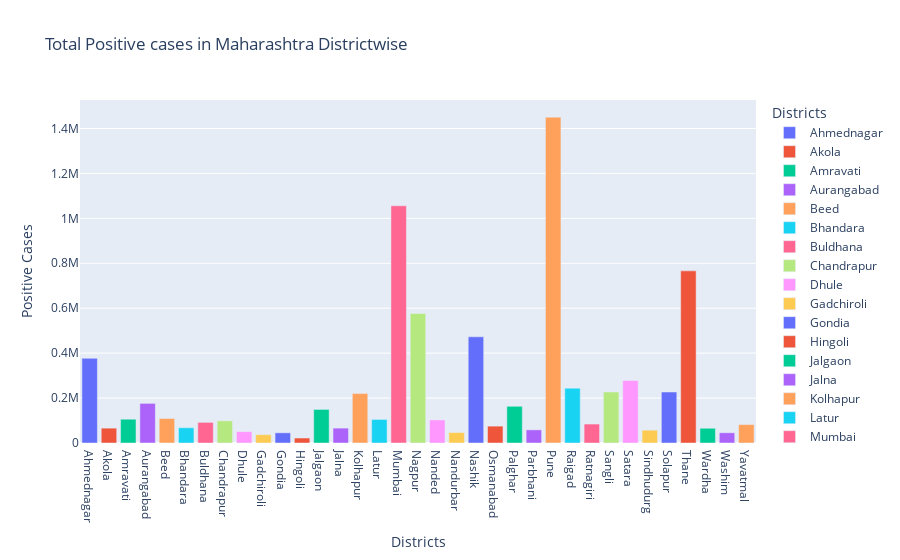

Notebook cell for this chart:
### Markdown cell above
**Total Positive cases in Maharashtra Districtwise**

### Code cell
fig=px.bar(dataframe,x="Districts",y="Positive Cases",title="Total Positive cases in Maharashtra Districtwise",color='Districts')
fig.show()

### Figure 1 — Plotly figure (JSON) as saved in the notebook; plotly's stock layout.template omitted (floating-point values rounded to 4 significant figures)
{"data": [{"alignmentgroup": "True", "hovertemplate": "Districts=%{x}<br>Positive Cases=%{y}<extra></extra>", "legendgroup": "Ahmednagar", "marker": {"color": "#636efa", "pattern": {"shape": ""}}, "name": "Ahmednagar", "offsetgroup": "Ahmednagar", "orientation": "v", "showlegend": true, "textposition": "auto", "type": "bar", "x": ["Ahmednagar"], "xaxis": "x", "y": [376964], "yaxis": "y"}, {"alignmentgroup": "True", "hovertemplate": "Districts=%{x}<br>Positive Cases=%{y}<extra></extra>", "legendgroup": "Akola", "marker": {"color": "#EF553B", "pattern": {"shape": ""}}, "name": "Akola", "offsetgroup": "Akola", "orientation": "v", "showlegend": true, "textposition": "auto", "type": "bar", "x": ["Akola"], "xaxis": "x", "y": [66135], "yaxis": "y"}, {"alignmentgroup": "True", "hovertemplate": "Districts=%{x}<br>Positive Cases=%{y}<extra></extra>", "legendgroup": "Amravati", "marker": {"color": "#00cc96", "pattern": {"shape": ""}}, "name": "Amravati", "offsetgroup": "Amravati", "orientation": "v", "showlegend": true, "textposition": "auto", "type": "bar", "x": ["Amravati"], "xaxis": "x", "y": [105909], "yaxis": "y"}, {"alignmentgroup": "True", "hovertemplate": "Districts=%{x}<br>Positive Cases=%{y}<extra></extra>", "legendgroup": "Aurangabad", "marker": {"color": "#ab63fa", "pattern": {"shape": ""}}, "name": "Aurangabad", "offsetgroup": "Aurangabad", "orientation": "v", "showlegend": true, "textposition": "auto", "type": "bar", "x": ["Aurangabad"], "xaxis": "x", "y": [176264], "yaxis": "y"}, {"alignmentgroup": "True", "hovertemplate": "Districts=%{x}<br>Positive Cases=%{y}<extra></extra>", "legendgroup": "Beed", "marker": {"color": "#FFA15A", "pattern": {"shape": ""}}, "name": "Beed", "offsetgroup": "Beed", "orientation": "v", "showlegend": true, "textposition": "auto", "type": "bar", "x": ["Beed"], "xaxis": "x", "y": [109067], "yaxis": "y"}, {"alignmentgroup": "True", "hovertemplate": "Districts=%{x}<br>Positive Cases=%{y}<extra></extra>", "legendgroup": "Bhandara", "marker": {"color": "#19d3f3", "pattern": {"shape": ""}}, "name": "Bhandara", "offsetgroup": "Bhandara", "orientation": "v", "showlegend": true, "textposition": "auto", "type": "bar", "x": ["Bhandara"], "xaxis": "x", "y": [67919], "yaxis": "y"}, {"alignmentgroup": "True", "hovertemplate": "Districts=%{x}<br>Positive Cases=%{y}<extra></extra>", "legendgroup": "Buldhana", "marker": {"color": "#FF6692", "pattern": {"shape": ""}}, "name": "Buldhana", "offsetgroup": "Buldhana", "orientation": "v", "showlegend": true, "textposition": "auto", "type": "bar", "x": ["Buldhana"], "xaxis": "x", "y": [91792], "yaxis": "y"}, {"alignmentgroup": "True", "hovertemplate": "Districts=%{x}<br>Positive Cases=%{y}<extra></extra>", "legendgroup": "Chandrapur", "marker": {"color": "#B6E880", "pattern": {"shape": ""}}, "name": "Chandrapur", "offsetgroup": "Chandrapur", "orientation": "v", "showlegend": true, "textposition": "auto", "type": "bar", "x": ["Chandrapur"], "xaxis": "x", "y": [98793], "yaxis": "y"}, {"alignmentgroup": "True", "hovertemplate": "Districts=%{x}<br>Positive Cases=%{y}<extra></extra>", "legendgroup": "Dhule", "marker": {"color": "#FF97FF", "pattern": {"shape": ""}}, "name": "Dhule", "offsetgroup": "Dhule", "orientation": "v", "showlegend": true, "textposition": "auto", "type": "bar", "x": ["Dhule"], "xaxis": "x", "y": [50637], "yaxis": "y"}, {"alignmentgroup": "True", "hovertemplate": "Districts=%{x}<br>Positive Cases=%{y}<extra></extra>", "legendgroup": "Gadchiroli", "marker": {"color": "#FECB52", "pattern": {"shape": ""}}, "name": "Gadchiroli", "offsetgroup": "Gadchiroli", "orientation": "v", "showlegend": true, "textposition": "auto", "type": "bar", "x": ["Gadchiroli"], "xaxis": "x", "y": [36929], "yaxis": "y"}, {"alignmentgroup": "True", "hovertemplate": "Districts=%{x}<br>Positive Cases=%{y}<extra></extra>", "legendgroup": "Gondia", "marker": {"color": "#636efa", "pattern": {"shape": ""}}, "name": "Gondia", "offsetgroup": "Gondia", "orientation": "v", "showlegend": true, "textposition": "auto", "type": "bar", "x": ["Gondia"], "xaxis": "x", "y": [45387], "yaxis": "y"}, {"alignmentgroup": "True", "hovertemplate": "Districts=%{x}<br>Positive Cases=%{y}<extra></extra>", "legendgroup": "Hingoli", "marker": {"color": "#EF553B", "pattern": {"shape": ""}}, "name": "Hingoli", "offsetgroup": "Hingoli", "orientation": "v", "showlegend": true, "textposition": "auto", "type": "bar", "x": ["Hingoli"], "xaxis": "x", "y": [22164], "yaxis": "y"}, {"alignmentgroup": "True", "hovertemplate": "Districts=%{x}<br>Positive Cases=%{y}<extra></extra>", "legendgroup": "Jalgaon", "marker": {"color": "#00cc96", "pattern": {"shape": ""}}, "name": "Jalgaon", "offsetgroup": "Jalgaon", "orientation": "v", "showlegend": true, "textposition": "auto", "type": "bar", "x": ["Jalgaon"], "xaxis": "x", "y": [149454], "yaxis": "y"}, {"alignmentgroup": "True", "hovertemplate": "Districts=%{x}<br>Positive Cases=%{y}<extra></extra>", "legendgroup": "Jalna", "marker": {"color": "#ab63fa", "pattern": {"shape": ""}}, "name": "Jalna", "offsetgroup": "Jalna", "orientation": "v", "showlegend": true, "textposition": "auto", "type": "bar", "x": ["Jalna"], "xaxis": "x", "y": [66296], "yaxis": "y"}, {"alignmentgroup": "True", "hovertemplate": "Districts=%{x}<br>Positive Cases=%{y}<extra></extra>", "legendgroup": "Kolhapur", "marker": {"color": "#FFA15A", "pattern": {"shape": ""}}, "name": "Kolhapur", "offsetgroup": "Kolhapur", "orientation": "v", "showlegend": true, "textposition": "auto", "type": "bar", "x": ["Kolhapur"], "xaxis": "x", "y": [220400], "yaxis": "y"}, {"alignmentgroup": "True", "hovertemplate": "Districts=%{x}<br>Positive Cases=%{y}<extra></extra>", "legendgroup": "Latur", "marker": {"color": "#19d3f3", "pattern": {"shape": ""}}, "name": "Latur", "offsetgroup": "Latur", "orientation": "v", "showlegend": true, "textposition": "auto", "type": "bar", "x": ["Latur"], "xaxis": "x", "y": [104879], "yaxis": "y"}, {"alignmentgroup": "True", "hovertemplate": "Districts=%{x}<br>Positive Cases=%{y}<extra></extra>", "legendgroup": "Mumbai", "marker": {"color": "#FF6692", "pattern": {"shape": ""}}, "name": "Mumbai", "offsetgroup": "Mumbai", "orientation": "v", "showlegend": true, "textposition": "auto", "type": "bar", "x": ["Mumbai"], "xaxis": "x", "y": [1055811], "yaxis": "y"}, {"alignmentgroup": "True", "hovertemplate": "Districts=%{x}<br>Positive Cases=%{y}<extra></extra>", "legendgroup": "Nagpur", "marker": {"color": "#B6E880", "pattern": {"shape": ""}}, "name": "Nagpur", "offsetgroup": "Nagpur", "orientation": "v", "showlegend": true, "textposition": "auto", "type": "bar", "x": ["Nagpur"], "xaxis": "x", "y": [576191], "yaxis": "y"}, {"alignmentgroup": "True", "hovertemplate": "Districts=%{x}<br>Positive Cases=%{y}<extra></extra>", "legendgroup": "Nanded", "marker": {"color": "#FF97FF", "pattern": {"shape": ""}}, "name": "Nanded", "offsetgroup": "Nanded", "orientation": "v", "showlegend": true, "textposition": "auto", "type": "bar", "x": ["Nanded"], "xaxis": "x", "y": [102626], "yaxis": "y"}, {"alignmentgroup": "True", "hovertemplate": "Districts=%{x}<br>Positive Cases=%{y}<extra></extra>", "legendgroup": "Nandurbar", "marker": {"color": "#FECB52", "pattern": {"shape": ""}}, "name": "Nandurbar", "offsetgroup": "Nandurbar", "orientation": "v", "showlegend": true, "textposition": "auto", "type": "bar", "x": ["Nandurbar"], "xaxis": "x", "y": [46590], "yaxis": "y"}, {"alignmentgroup": "True", "hovertemplate": "Districts=%{x}<br>Positive Cases=%{y}<extra></extra>", "legendgroup": "Nashik", "marker": {"color": "#636efa", "pattern": {"shape": ""}}, "name": "Nashik", "offsetgroup": "Nashik", "orientation": "v", "showlegend": true, "textposition": "auto", "type": "bar", "x": ["Nashik"], "xaxis": "x", "y": [472611], "yaxis": "y"}, {"alignmentgroup": "True", "hovertemplate": "Districts=%{x}<br>Positive Cases=%{y}<extra></extra>", "legendgroup": "Osmanabad", "marker": {"color": "#EF553B", "pattern": {"shape": ""}}, "name": "Osmanabad", "offsetgroup": "Osmanabad", "orientation": "v", "showlegend": true, "textposition": "auto", "type": "bar", "x": ["Osmanabad"], "xaxis": "x", "y": [75083], "yaxis": "y"}, {"alignmentgroup": "True", "hovertemplate": "Districts=%{x}<br>Positive Cases=%{y}<extra></extra>", "legendgroup": "Palghar", "marker": {"color": "#00cc96", "pattern": {"shape": ""}}, "name": "Palghar", "offsetgroup": "Palghar", "orientation": "v", "showlegend": true, "textposition": "auto", "type": "bar", "x": ["Palghar"], "xaxis": "x", "y": [163402], "yaxis": "y"}, {"alignmentgroup": "True", "hovertemplate": "Districts=%{x}<br>Positive Cases=%{y}<extra></extra>", "legendgroup": "Parbhani", "marker": {"color": "#ab63fa", "pattern": {"shape": ""}}, "name": "Parbhani", "offsetgroup": "Parbhani", "orientation": "v", "showlegend": true, "textposition": "auto", "type": "bar", "x": ["Parbhani"], "xaxis": "x", "y": [58507], "yaxis": "y"}, {"alignmentgroup": "True", "hovertemplate": "Districts=%{x}<br>Positive Cases=%{y}<extra></extra>", "legendgroup": "Pune", "marker": {"color": "#FFA15A", "pattern": {"shape": ""}}, "name": "Pune", "offsetgroup": "Pune", "orientation": "v", "showlegend": true, "textposition": "auto", "type": "bar", "x": ["Pune"], "xaxis": "x", "y": [1450390], "yaxis": "y"}, {"alignmentgroup": "True", "hovertemplate": "Districts=%{x}<br>Positive Cases=%{y}<extra></extra>", "legendgroup": "Raigad", "marker": {"color": "#19d3f3", "pattern": {"shape": ""}}, "name": "Raigad", "offsetgroup": "Raigad", "orientation": "v", "showlegend": true, "textposition": "auto", "type": "bar", "x": ["Raigad"], "xaxis": "x", "y": [244158], "yaxis": "y"}, {"alignmentgroup": "True", "hovertemplate": "Districts=%{x}<br>Positive Cases=%{y}<extra></extra>", "legendgroup": "Ratnagiri", "marker": {"color": "#FF6692", "pattern": {"shape": ""}}, "name": "Ratnagiri", "offsetgroup": "Ratnagiri", "orientation": "v", "showlegend": true, "textposition": "auto", "type": "bar", "x": ["Ratnagiri"], "xaxis": "x", "y": [84383], "yaxis": "y"}, {"alignmentgroup": "True", "hovertemplate": "Districts=%{x}<br>Positive Cases=%{y}<extra></extra>", "legendgroup": "Sangli", "marker": {"color": "#B6E880", "pattern": {"shape": ""}}, "name": "Sangli", "offsetgroup": "Sangli", "orientation": "v", "showlegend": true, "textposition": "auto", "type": "bar", "x": ["Sangli"], "xaxis": "x", "y": [226945], "yaxis": "y"}, {"alignmentgroup": "True", "hovertemplate": "Districts=%{x}<br>Positive Cases=%{y}<extra></extra>", "legendgroup": "Satara", "marker": {"color": "#FF97FF", "pattern": {"shape": ""}}, "name": "Satara", "offsetgroup": "Satara", "orientation": "v", "showlegend": true, "textposition": "auto", "type": "bar", "x": ["Satara"], "xaxis": "x", "y": [278046], "yaxis": "y"}, {"alignmentgroup": "True", "hovertemplate": "Districts=%{x}<br>Positive Cases=%{y}<extra></extra>", "legendgroup": "Sindhudurg", "marker": {"color": "#FECB52", "pattern": {"shape": ""}}, "name": "Sindhudurg", "offsetgroup": "Sindhudurg", "orientation": "v", "showlegend": true, "textposition": "auto", "type": "bar", "x": ["Sindhudurg"], "xaxis": "x", "y": [57125], "yaxis": "y"}, {"alignmentgroup": "True", "hovertemplate": "Districts=%{x}<br>Positive Cases=%{y}<extra></extra>", "legendgroup": "Solapur", "marker": {"color": "#636efa", "pattern": {"shape": ""}}, "name": "Solapur", "offsetgroup": "Solapur", "orientation": "v", "showlegend": true, "textposition": "auto", "type": "bar", "x": ["Solapur"], "xaxis": "x", "y": [226968], "yaxis": "y"}, {"alignmentgroup": "True", "hovertemplate": "Districts=%{x}<br>Positive Cases=%{y}<extra></extra>", "legendgroup": "Thane", "marker": {"color": "#EF553B", "pattern": {"shape": ""}}, "name": "Thane", "offsetgroup": "Thane", "orientation": "v", "showlegend": true, "textposition": "auto", "type": "bar", "x": ["Thane"], "xaxis": "x", "y": [766202], "yaxis": "y"}, {"alignmentgroup": "True", "hovertemplate": "Districts=%{x}<br>Positive Cases=%{y}<extra></extra>", "legendgroup": "Wardha", "marker": {"color": "#00cc96", "pattern": {"shape": ""}}, "name": "Wardha", "offsetgroup": "Wardha", "orientation": "v", "showlegend": true, "textposition": "auto", "type": "bar", "x": ["Wardha"], "xaxis": "x", "y": [65656], "yaxis": "y"}, {"alignmentgroup": "True", "hovertemplate": "Districts=%{x}<br>Positive Cases=%{y}<extra></extra>", "legendgroup": "Washim", "marker": {"color": "#ab63fa", "pattern": {"shape": ""}}, "name": "Washim", "offsetgroup": "Washim", "orientation": "v", "showlegend": true, "textposition": "auto", "type": "bar", "x": ["Washim"], "xaxis": "x", "y": [45592], "yaxis": "y"}, {"alignmentgroup": "True", "hovertemplate": "Districts=%{x}<br>Positive Cases=%{y}<extra></extra>", "legendgroup": "Yavatmal", "marker": {"color": "#FFA15A", "pattern": {"shape": ""}}, "name": "Yavatmal", "offsetgroup": "Yavatmal", "orientation": "v", "showlegend": true, "textposition": "auto", "type": "bar", "x": ["Yavatmal"], "xaxis": "x", "y": [81972], "yaxis": "y"}], "layout": {"barmode": "relative", "legend": {"title": {"text": "Districts"}, "tracegroupgap": 0}, "title": {"text": "Total Positive cases in Maharashtra Districtwise"}, "xaxis": {"anchor": "y", "categoryarray": ["Ahmednagar", "Akola", "Amravati", "Aurangabad", "Beed", "Bhandara", "Buldhana", "Chandrapur", "Dhule", "Gadchiroli", "Gondia", "Hingoli", "Jalgaon", "Jalna", "Kolhapur", "Latur", "Mumbai", "Nagpur", "Nanded", "Nandurbar", "Nashik", "Osmanabad", "Palghar", "Parbhani", "Pune", "Raigad", "Ratnagiri", "Sangli", "Satara", "Sindhudurg", "Solapur", "Thane", "Wardha", "Washim", "Yavatmal"], "categoryorder": "array", "domain": [0, 1], "title": {"text": "Districts"}}, "yaxis": {"anchor": "x", "domain": [0, 1], "title": {"text": "Positive Cases"}}}}
